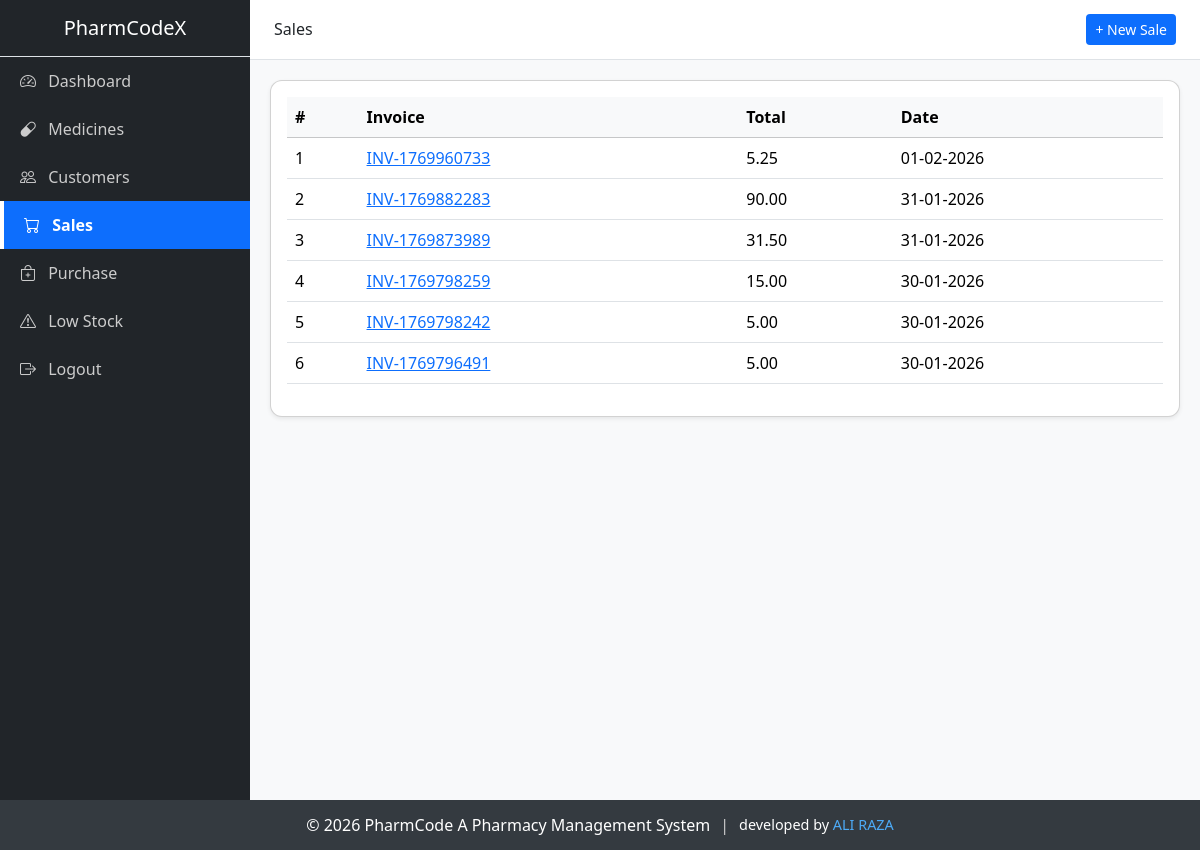
The app's page /mutual/sales.php (signed in) with its own data.
### tables this page shows
CREATE TABLE `sales` (
  `id` int(11) NOT NULL AUTO_INCREMENT,
  `invoice_no` varchar(50) NOT NULL,
  `customer_id` int(11) NOT NULL,
  `subtotal` decimal(10,2) DEFAULT 0.00,
  `discount` decimal(10,2) DEFAULT 0.00,
  `tax` decimal(10,2) DEFAULT 0.00,
  `total` decimal(10,2) NOT NULL,
  `sale_date` timestamp NOT NULL DEFAULT current_timestamp(),
  PRIMARY KEY (`id`),
  KEY `fk_sales_customer` (`customer_id`),
  CONSTRAINT `fk_sales_customer` FOREIGN KEY (`customer_id`) REFERENCES `customers` (`id`) ON UPDATE CASCADE
);

### mutual/sales.php (the view, shortened to what this page needs)
<?php
include('../config/connection.php');
$sales     = $conn->query("SELECT * FROM sales ORDER BY id DESC");
?>
<!DOCTYPE html>
<html lang="en">
<head>
<link href="https://cdn.jsdelivr.net/npm/bootstrap@5.3.2/dist/css/bootstrap.min.css" rel="stylesheet">
</head>
<body class="admin-theme">
<div class="d-flex">
<?php include('../includes/sidebar.php'); ?>
<div class="flex-grow-1">
<div class="topbar d-flex align-items-center justify-content-between px-4">
    <h6 class="mb-0">Sales</h6>
    <button class="btn btn-sm"
        style="background-color: var(--primary-color); color:#fff"
        data-bs-toggle="modal" data-bs-target="#saleModal">
        + New Sale
    </button>
</div>
<div class="content">
<div class="card shadow-sm">
<div class="card-body">
<table class="table table-hover align-middle">
<thead class="table-light">
<tr>
    <th>#</th>
    <th>Invoice</th>
    <th>Total</th>
    <th>Date</th>
</tr>
</thead>
<tbody>
<?php $i=1; while($row=$sales->fetch_assoc()): ?>
<tr>
    <td><?= $i++ ?></td>
    <td>
        <a href="invoice.php?id=<?= $row['id'] ?>" target="_blank">
            <?= $row['invoice_no'] ?>
        </a>
    </td>
    <td><?= number_format($row['total'],2) ?></td>
    <td><?= date('d-m-Y', strtotime($row['sale_date'])) ?></td>
</tr>
<?php endwhile; ?>
</tbody>
</table>
</div>
</div>
</div>
</div>
</div>
<?php include("../includes/footer.php"); ?>
</body>
</html>

### css/style.css (style rules this page uses)
:root { --primary-color: #0d6efd; --sidebar-bg: #212529; --text-muted: #adb5bd; }
body { background-color: #f8f9fa; font-family: 'Segoe UI', sans-serif; }
.topbar { height: 60px; background: #ffffff; border-bottom: 1px solid #dee2e6; }
.content { padding: 20px; }
.card { border-radius: 12px; }

### records on screen
sales: invoice_no "INV-1769960733", total "5.25", sale_date "01-02-2026"
sales: invoice_no "INV-1769882283", total "90.00", sale_date "31-01-2026"
sales: invoice_no "INV-1769873989", total "31.50", sale_date "31-01-2026"
sales: invoice_no "INV-1769798259", total "15.00", sale_date "30-01-2026"
sales: invoice_no "INV-1769798242", total "5.00", sale_date "30-01-2026"
sales: invoice_no "INV-1769796491", total "5.00", sale_date "30-01-2026"
